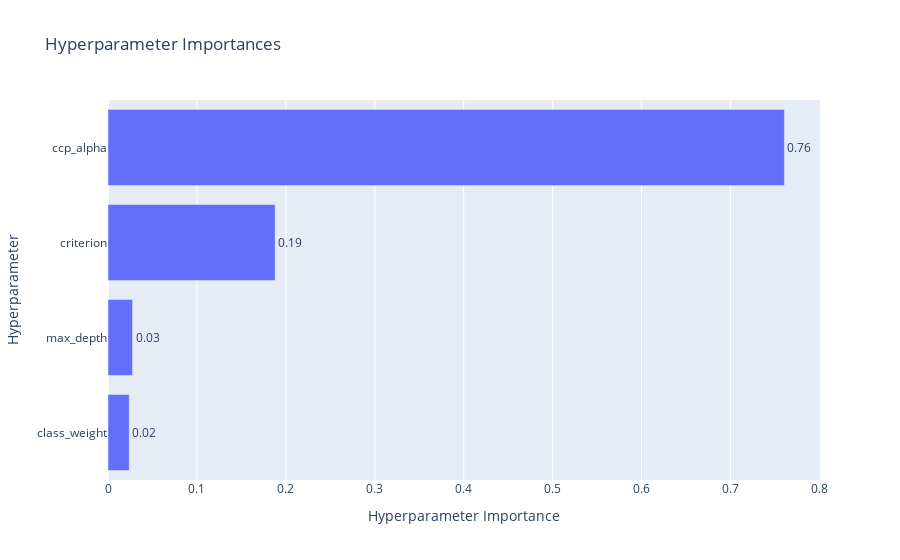

The code cell stored with this chart in its notebook:
### Markdown cell above
### No Feature Discard + TFIDFSVD

### Code cell
x_train_all = SpookyProcessedTrain_Simple.drop(['author', 'text', 'id'], axis=1)
x_train_all_TFIDF_SVD_10 = pd.concat([x_train_all, SpookyProcessedTrain_TFIDF_SVD_10], axis=1)
best_params_for_all_data = optuna_hyperparameter_search_crossvalidation(x_train_all_TFIDF_SVD_10, SpookyProcessedTrain_Simple['author'], 10)

### Figure 1 — Plotly figure (JSON) as saved in the notebook; plotly's stock layout.template omitted (floating-point values rounded to 4 significant figures)
{"data": [{"cliponaxis": false, "hovertemplate": ["class_weight (CategoricalDistribution): 0.02382462718166269<extra></extra>", "max_depth (IntDistribution): 0.02762501926053745<extra></extra>", "criterion (CategoricalDistribution): 0.18793131572237035<extra></extra>", "ccp_alpha (FloatDistribution): 0.7606190378354296<extra></extra>"], "name": "Objective Value", "orientation": "h", "text": ["0.02", "0.03", "0.19", "0.76"], "textposition": "outside", "type": "bar", "x": [0.02382, 0.02763, 0.1879, 0.7606], "y": ["class_weight", "max_depth", "criterion", "ccp_alpha"]}], "layout": {"title": {"text": "Hyperparameter Importances"}, "xaxis": {"title": {"text": "Hyperparameter Importance"}}, "yaxis": {"title": {"text": "Hyperparameter"}}}}
